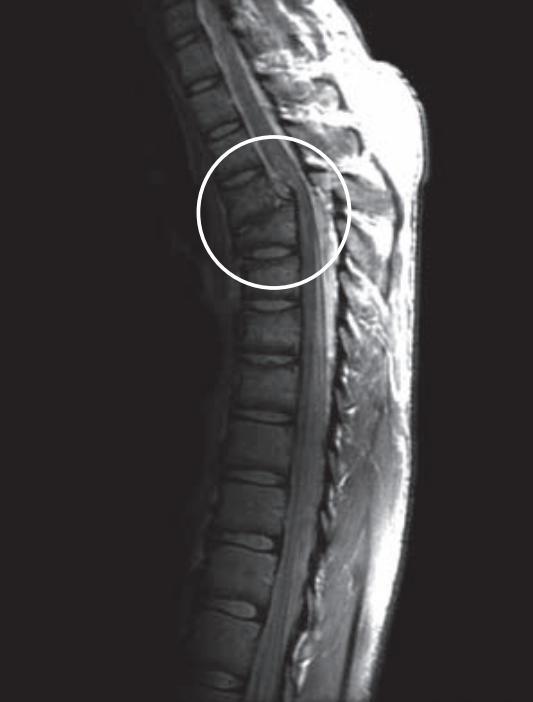
#> input picture images/fracture.png, 533 x 702 px
$ python power_transform.py ../images/fracture.png
#> lines starting #> are read from the running program, lines starting #| are printed output that depends on the picture
import os
import cv2 as cv
import matplotlib.pyplot as plt
import numpy as np
import sys

def main():
    script_path = os.path.abspath(sys.argv[0])
    path = os.path.abspath(os.path.join(os.path.dirname(script_path), '..', 'images', 'fracture.png'))


    imgGray = cv.imread(path, 0)
#> imgGray: shape (702, 533); min 28, max 255, mean 64
    c = 1

    plt.subplot(2,2,1)
    plt.imshow(imgGray, cmap='gray', vmin=0, vmax=255)
    plt.title('Original image')
    plt.axis('off')

    for i, gamma in enumerate([0.6,0.3,0.2]):
        s = c*np.array(255*(imgGray / 255) ** gamma, dtype='uint8')

        plt.subplot(2,2,i+2)
        plt.imshow(s, cmap='gray', vmin=0, vmax=255)
        plt.title(f'gamma = {gamma}')
        plt.axis('off')
#> this loop made 3 passes
#> pass 1, in main, `s = c*np.array(255*(imgGray / 255) ** gamma, dtype='uint8')`:
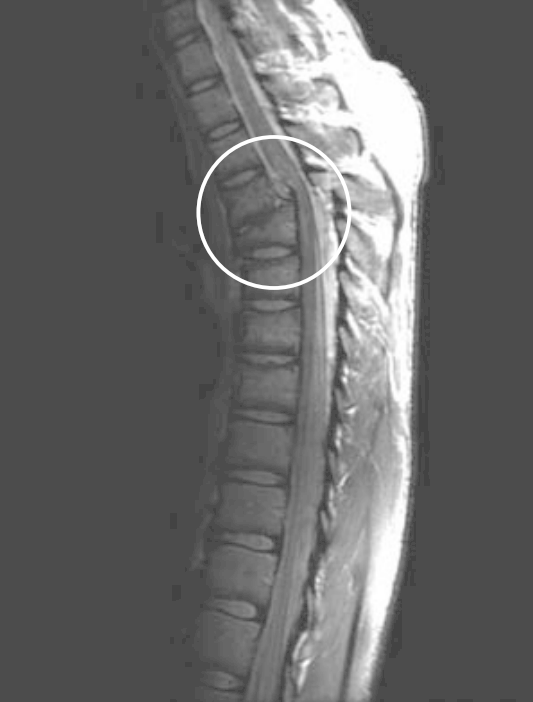
#> s: shape (702, 533); min 67, max 255, mean 103.8
#> pass 2, in main, `s = c*np.array(255*(imgGray / 255) ** gamma, dtype='uint8')`:
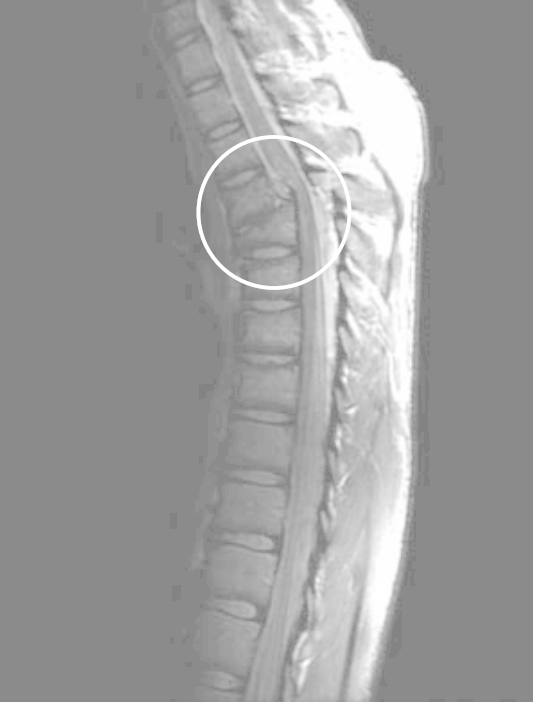
#> s: shape (702, 533); min 131, max 255, mean 159
#> pass 3, in main, `s = c*np.array(255*(imgGray / 255) ** gamma, dtype='uint8')`:
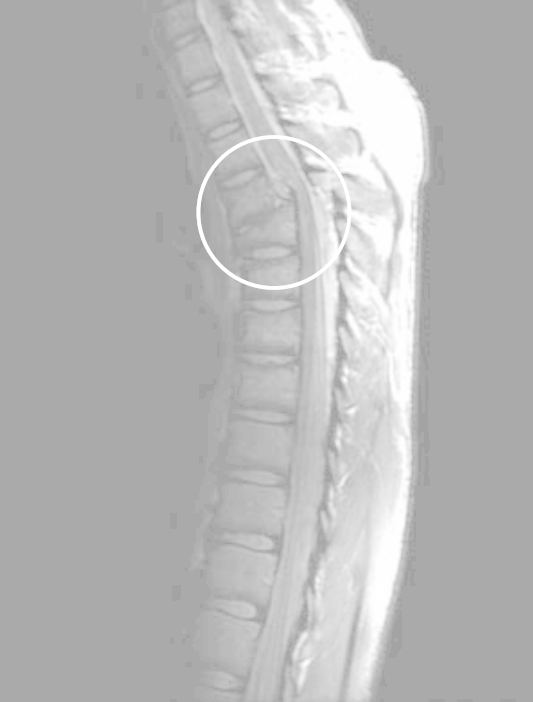
#> s: shape (702, 533); min 163, max 255, mean 185.2

    plt.tight_layout()
    plt.show()
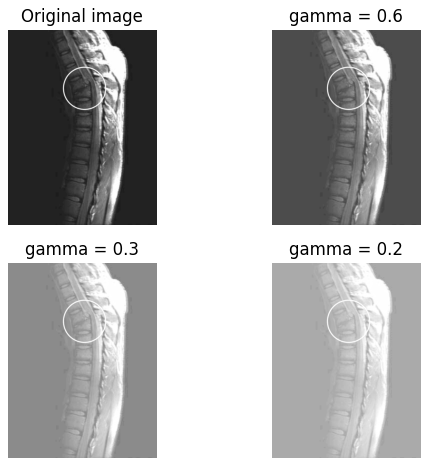
#> figure drawn by matplotlib, 4 panels
if __name__=='__main__':
    main()

$ run again, with images/frequency.png copied over images/fracture.png
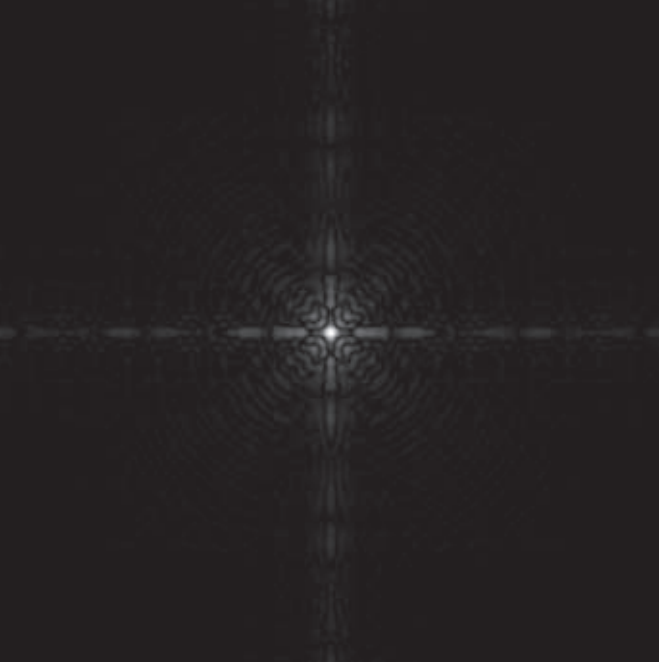
#> input picture images/frequency.png, 659 x 662 px
#> the loop in main, `for i, gamma in enumerate([0.6,0.3,0.2]):` made 3 passes
#> pass 1, in main, `s = c*np.array(255*(imgGray / 255) ** gamma, dtype='uint8')`:
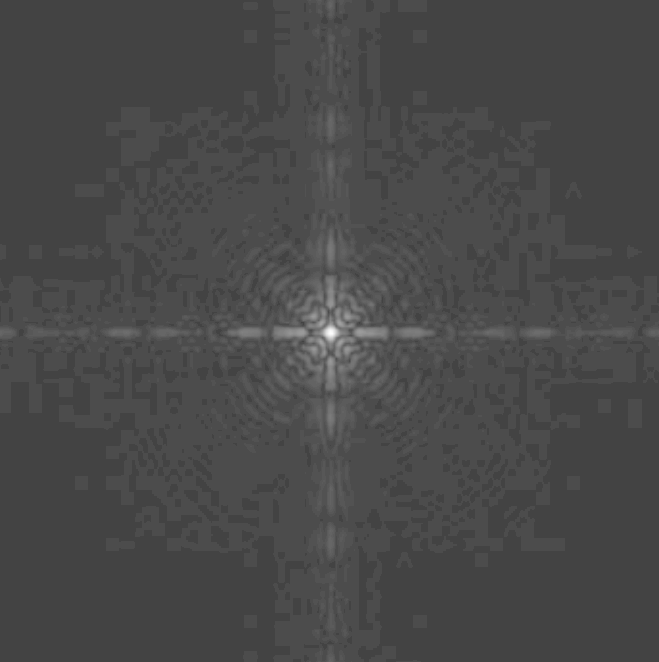
#> s: shape (662, 659); min 67, max 253, mean 72.6
#> in main, `plt.show()`:
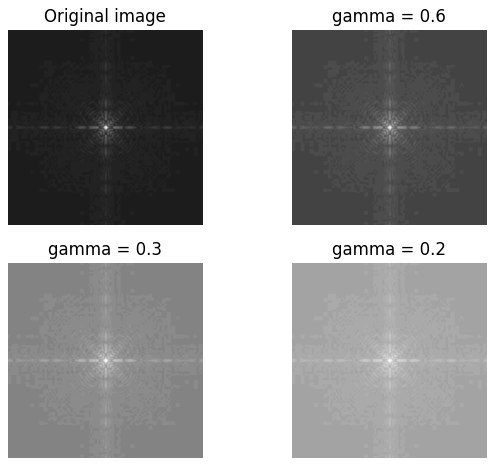
#> figure drawn by matplotlib, 4 panels
